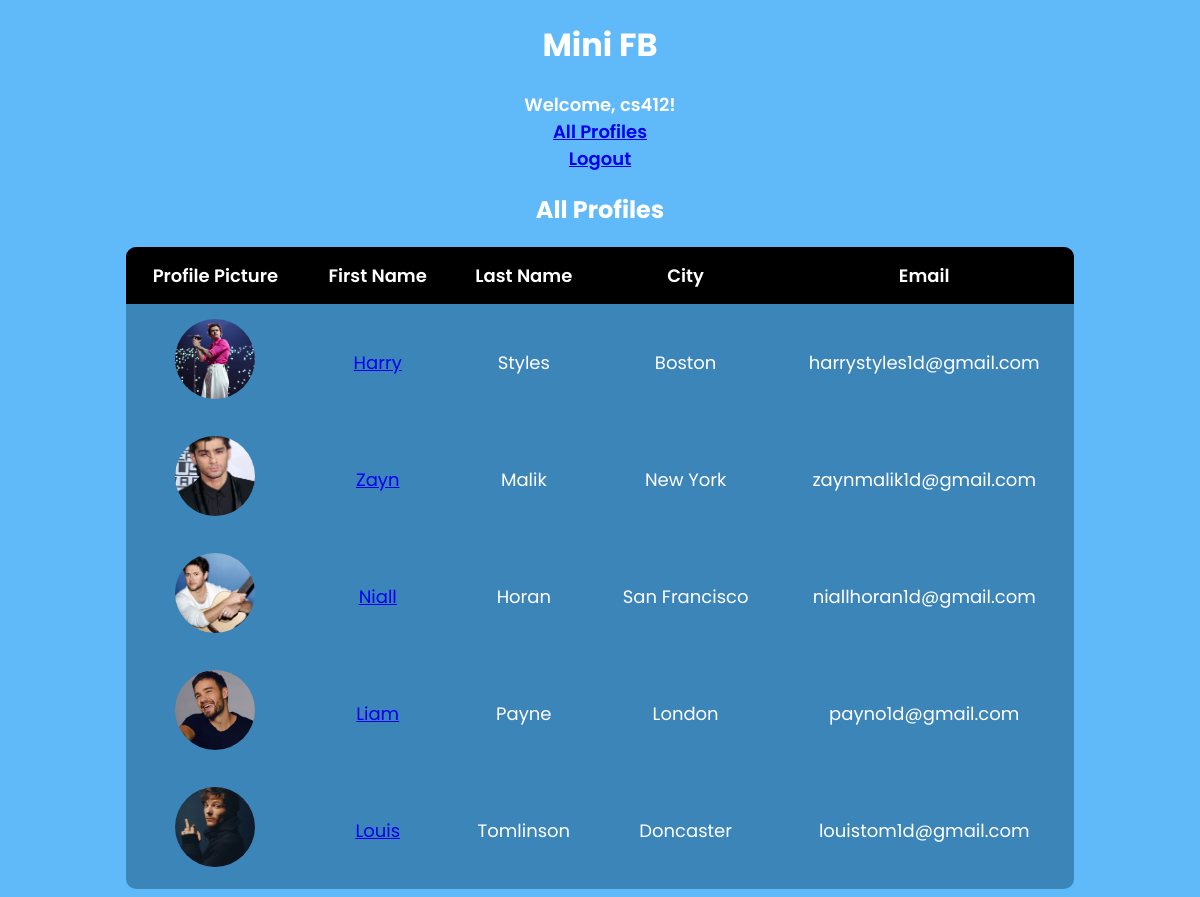
Screenshot of /mini_fb/profiles/ (signed in) with the database file from the repository.
### mini_fb/models.py (models this page shows, shortened)
class Profile(models.Model):
    user = models.ForeignKey(User, on_delete=models.CASCADE, related_name='profile')
    first_name = models.CharField(max_length=50, blank=False)
    last_name = models.CharField(max_length=50, blank=False)
    city = models.CharField(max_length=100, blank=True)
    email = models.EmailField(unique=True)
    image_file = models.ImageField(upload_to='profile_images/', blank=True, null=True)
    bio = models.TextField(blank=True, null=True)  # Add bio field
    location = models.CharField(max_length=100, blank=True, null=True)  # Add location field
    def __str__(self):
        return f'{self.first_name} {self.last_name} ({self.email})'

### mini_fb/views.py (the view)
# urls.py: path('profiles/', views.ShowAllProfilesView.as_view(), name='show_all_profiles'),
class ShowAllProfilesView(ListView):
    model = Profile
    template_name = "mini_fb/show_all_profiles.html"  # HTML template to show profiles
    context_object_name = "profiles"
    def get_queryset(self):
        queryset = Profile.objects.all()
        print("Profiles in DB:", queryset)
        return queryset

### mini_fb/templates/mini_fb/show_all_profiles.html (shortened to what this page needs)
{% extends 'mini_fb/base.html' %}
{% block content %}
    <h2>All Profiles</h2>
    {% if profiles %}
    <table>
        <thead>
            <tr>
                <th>Profile Picture</th>
                <th>First Name</th>
                <th>Last Name</th>
                <th>City</th>
                <th>Email</th>
            </tr>
        </thead>
        <tbody>
            {% for profile in profiles %}
            <tr>
                <td>
                    <a href="{% url 'show_profile' profile.pk %}">
                        {% if profile.image_file %}
                            <img src="{{ profile.image_file.url }}" alt="" width="80" height="80">
                        {% else %}
                            No Image.
                        {% endif %}
                    </a>
                </td>
                <td>
                    <a href="{% url 'show_profile' profile.pk %}">
                        {{ profile.first_name }}
                    </a>
                </td>
                <td>{{ profile.last_name }}</td>
                <td>{{ profile.city }}</td>
                <td>{{ profile.email }}</td>
            </tr>
            {% endfor %}
        </tbody>
    </table>
    {% else %}
    <p>No Profiles found.</p>
    {% endif %}
{% endblock %}

### mini_fb/templates/mini_fb/base.html (shortened to what this page needs)
{% load static %}
<!DOCTYPE html>
<html lang="en">
<head>
    <link rel="stylesheet" href="{% static 'css/styles-minifb.css' %}">
</head>
<body>
    <h1>Mini FB</h1>
    <nav>
        {% if user.is_authenticated %}
            <span>Welcome, {{ user.username }}!</span>
            <br>
            <a href="{% url 'show_all_profiles' %}">All Profiles</a>
            <br>
            <a href="{% url 'logout' %}">Logout</a>
        {% else %}
            <a href="{% url 'login' %}">Login</a>
            <a href="{% url 'register' %}">Register</a>
        {% endif %}
    </nav>
    {% block content %}{% endblock %}
</body>
</html>

### static/css/styles-minifb.css (style rules this page uses)
body { font-family: 'Poppins', sans-serif; background-color: #60b9f9; color: white; text-align: center; }
h1, h2 { font-weight: 700; }
table { width: 80%; margin: auto; border-collapse: collapse; background-color: #3c85b9; color: white; border-radius: 10px; overflow: hidden; font-size: 18px; }
th { background-color: black; color: white; font-weight: 600; padding: 15px; }
td { padding: 15px; font-weight: 400; }
img { border-radius: 50%; width: 80px; height: 80px; object-fit: cover; }
nav { font-weight: 600; font-size: 18px; }

### rows the page displays
Profile: image_file (picture), first_name "Harry", last_name "Styles", city "Boston", email "harrystyles1d@gmail.com"
Profile: image_file (picture), first_name "Zayn", last_name "Malik", city "New York", email "zaynmalik1d@gmail.com"
Profile: image_file (picture), first_name "Niall", last_name "Horan", city "San Francisco", email "niallhoran1d@gmail.com"
Profile: image_file (picture), first_name "Liam", last_name "Payne", city "London", email "payno1d@gmail.com"
Profile: image_file (picture), first_name "Louis", last_name "Tomlinson", city "Doncaster", email "louistom1d@gmail.com"

### other values shown
{{ user.username }} "cs412"
